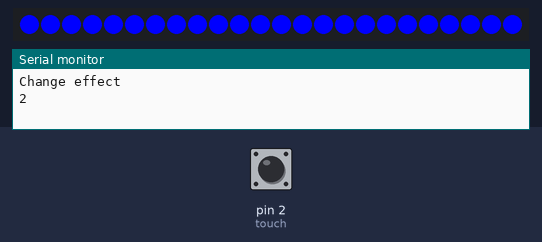
The program below on a simulated Arduino Nano, built with avr-gcc and run on an emulated ATmega328P. Shown: 24 RGB LEDs in strip order, left to right, the last lines printed to the serial monitor. The test bench sets the inputs (shaded band); at power-on: pin 2 (touch) LOW. Dim RGB values are drawn brighter than linear; EEPROM starts erased.

Above: at 2.0 s.
2.1 s: pin 2 (touch) pulled HIGH for 0.3 s
At 3.3 s:
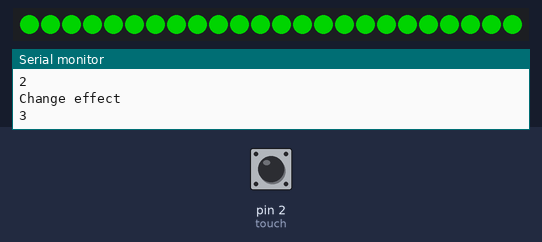
4.4 s: pin 2 (touch) pulled HIGH for 1 s
At 6.8 s:
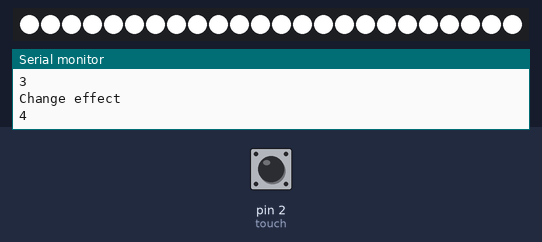
7.4 s: pin 2 (touch) pulled HIGH for 0.3 s
At 8.6 s:
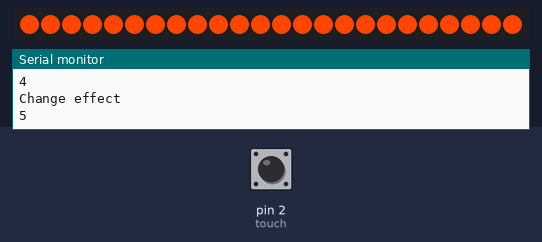
9.7 s: pin 2 (touch) pulled HIGH for 3.2 s
At 13.7 s:
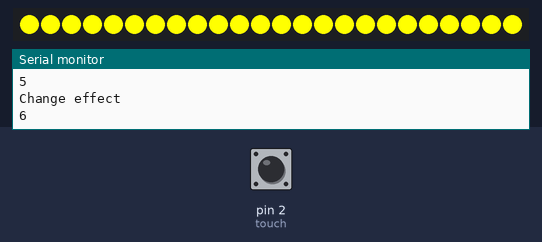
14.9 s: pin 2 (touch) pulled HIGH for 0.3 s
At 16.7 s:
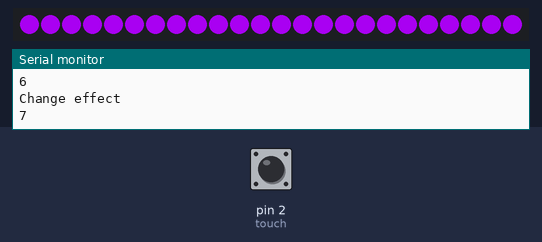
17.2 s: pin 2 (touch) pulled HIGH for 1 s
At 19.0 s:
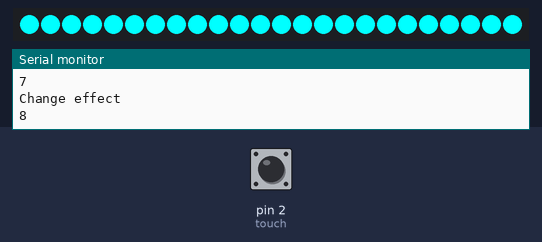
Timing chart, 0 to 20.5 s (numbered marks = the images above; inputs shaded):
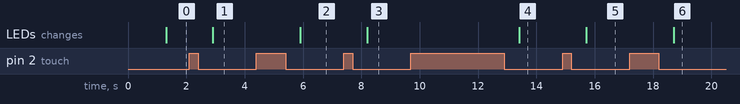

Measured:
- after the input at 2.1 s, the LEDs: change after 0.81 s (image 1)
- after the input at 4.4 s, the LEDs: change after 1.5 s (image 2)
- after the input at 7.4 s, the LEDs: change after 0.81 s (image 3)
- after the input at 9.7 s, the LEDs: change after 3.7 s (image 4)
- after the input at 14.9 s, the LEDs: change after 0.81 s (image 5)
- after the input at 17.2 s, the LEDs: change after 1.5 s (image 6)

The program:

main.cpp
```cpp
#include <FastLED.h>
#include <Arduino.h>
#include <EEPROM.h>
#include "effects.h"

#define touch 2 // Verifique o pino correto para o Arduino Nano
int EFFECT_ADDRESS = 0; // Endereço da EEPROM para o efeito

struct EffectsStatus EffectsStatus;

int effect_counter = 0;

int read_effect() {
  return EEPROM.read(EFFECT_ADDRESS);
}

void(* resetFunc) (void) = 0; // Ponteiro para a função de reinicialização

void is_disable(struct EffectsStatus *status) {
  delay(500);
  if (digitalRead(touch) == HIGH) {
    effect_counter = -1;
    which_effect(DISABLE_LAMP, status);
    delay(500);
  }
}

void pinTouch() {
  if (effect_counter == MAX_EFFECT) { effect_counter = -1; }
  write_effect(effect_counter + 1);
  effect_counter = read_effect();
  EffectsStatus.break_effect = true;
  EffectsStatus.current_effect = EffectsStatus.last_effect;
}

void setup() {
  Serial.begin(115200);
  pinMode(touch, INPUT);

  // Inicializa a EEPROM
  EEPROM.begin();

  attachInterrupt(digitalPinToInterrupt(touch), pinTouch, FALLING);

  effect_counter = read_effect();
  effect_counter = 2;

  FastLED.addLeds<WS2812, PINO_FITA, GRB>(fita, NUM_LEDS_FITA);
  FastLED.setBrightness(255);

  delay(800);
  if (digitalRead(touch) == HIGH) {
    Serial.println("Restart Wifi Config");
    write_effect(DISABLE_LAMP);
    resetFunc(); // Chama a função de reinicialização
  }
}

void loop() {
  if (EffectsStatus.current_effect == EffectsStatus.last_effect) {
    Serial.println("Change effect");
    EffectsStatus.current_effect = !EffectsStatus.last_effect;
    EffectsStatus.break_effect = false;

    is_disable(&EffectsStatus);
    which_effect(effect_counter, &EffectsStatus);
    Serial.println(effect_counter);
  }
}
```
